Frame 1 (no input): blank canvas, image omitted
Frame 60 (no input): blank canvas, image omitted
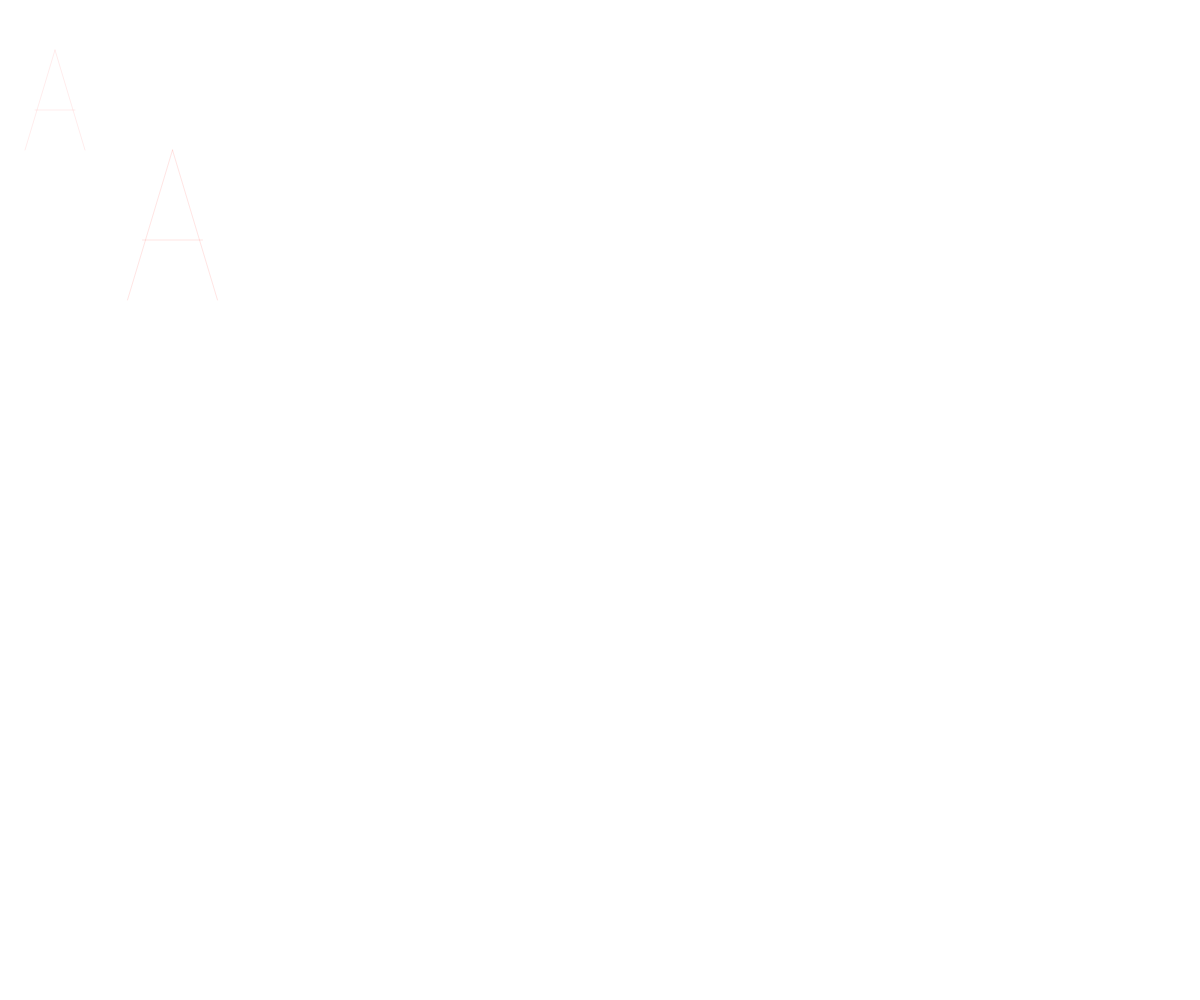
Frame 120 (the mouse pressed at the canvas centre since frame 60)

The p5.js sketch whose frames 1 and 60 were blank and that drew this single picture after the mouse press (run headless with seeded random() and noise() and a simulated clock; from frame 60 on, the mouse is pressed at the canvas centre):

// p5.js sketch
// ── sketch.js
// no need to change anything from here ... ----------------------

var letters = {};

var marginLeft = 20;
var marginTop = 50;
var textX = marginLeft;
var textY = 150;
var lineHeight = 150;
var lastWidth = 0;
var typedText = "A";

var hueValue = 0;


function setup() {
    createCanvas(windowWidth, windowHeight);
    initLetters();
    noFill();
    strokeWeight(0.25);

    colorMode(HSB, 360, 100, 100, 100);
}

function draw() {

    scale(1.5);

}

function mouseMoved() {
    stroke(hueValue, 100, 100, 30);
    hueValue = hueValue + 5;
    if (hueValue > 360) {
        hueValue = 0;
    }

    var c = typedText[typedText.length - 1];

    if (letters[c]) {
        push();
        translate(textX, textY);
        lastWidth = letters[c]();
        pop();
    }

}

function keyTyped() {
    var k = key;
    if (!letters[k]) {
        k = k.toUpperCase();
    }
    if (letters[k]) {
        textX += lastWidth; 
        typedText += k;
    }
    if (keyCode == RETURN) {
        typedText += "\n";
        textX = marginLeft;
        textY += lineHeight;
        lastWidth = 50;
    }
    if (keyCode == BACKSPACE || keyCode == DELETE) {
        if (typedText.length > 1)
            typedText = typedText.slice(0, -1);
        console.log(typedText);
    }

    //loop();
}
// ... to here -----------------------------------------------------


function initLetters() {
    // Add your calls to the letter functions here

    letters = {
        A: draw_A,
        B: draw_B,
        C: draw_C,
        D: draw_D,
        E: draw_E,
        F: draw_F,
        G: draw_G,
        H: draw_H,
        I: draw_I,
        J: draw_J,
        K: draw_K,
        L: draw_L,
        M: draw_M,
        N: draw_N,
        O: draw_O,
        P: draw_P,
        R: draw_R,
        S: draw_S,
        T: draw_T,
        U: draw_U,
        W: draw_W,
        Z: draw_Z,

        " ": function() { return 30 },
    };
}

// A function for each letter

function draw_A() {

    dx = mouseX / 10;
    dy = mouseY / 10;

    line(5 + dx, 0 + dy, 35 + dx, -100 + dy);
    line(65 + dx, 0 + dy, 35 + dx, -100 + dy);
    line(15 + dx, -40 + dy, 55 + dx, -40 + dy);

    return 70;
}

function draw_B() {
    dx = mouseX / 10;
    dy = mouseY / 10;

    line(10 + dx, 0 + dy, 10.5 + dx, -100 + dy);
    arc(11 + dx, -75 + dy, 47, 50, radians(-90), radians(90));
    arc(11 + dx, -25 + dy, 67, 50, radians(-90), radians(90));

    return 75;
}

function draw_C() {

    dx = mouseX / 10;
    dy = mouseY / 10;

    arc(30 + dx, -49.5 + dy, 67, -100, radians(-90), radians(90));


    return 50;
}

function draw_D() {

    dx = mouseX / 10;
    dy = mouseY / 10;

    line(10 + dx, 0 + dy, 9 + dx, -100 + dy);
    arc(10 + dx, -49.5 + dy, 67, -100, radians(90), radians(-90));

    return 60;
}

function draw_E() {

    dx = mouseX / 10;
    dy = mouseY / 10;

    line(10 + dx, 0 + dy, 10.5 + dx, -100 + dy);
    line(10.5 + dx, -100 + dy, 45 + dx, -100 + dy)
    line(10.5 + dx, -50 + dy, 45 + dx, -50 + dy);
    line(10.5 + dx, 0 + dy, 45 + dx, 0 + dy);

    return 80;
}

function draw_F() {

    dx = mouseX / 10;
    dy = mouseY / 10;

    line(10 + dx, 0 + dy, 10.5 + dx, -100 + dy);
    line(10.5 + dx, -50 + dy, 45 + dx, -50 + dy);
    line(10.5 + dx, -100 + dy, 45 + dx, -100 + dy);

    return 80;
}

function draw_G() {

    dx = mouseX / 10;
    dy = mouseY / 10;

    arc(30 + dx, -49.5 + dy, 67, -100, radians(-90), radians(90));
    line(30 + dx, -49.5 + dy, 10 + dx, -50 + dy);
    line(30 + dx, -49.5 + dy, 30 + dx, 0.5 + dy);


    return 50;
}

function draw_H() {

    dx = mouseX / 10;
    dy = mouseY / 10;

    line(10 + dx, 0 + dy, 10.5 + dx, -100 + dy);
    line(10 + dx, -50 + dy, 80 + dx, -50 + dy);
    line(80 + dx, 0 + dy, 80 + dx, -100 + dy);


    return 80;
}

function draw_I() {

    dx = mouseX / 10;
    dy = mouseY / 10;

    line(10 + dx, 0 + dy, 10.5 + dx, -100 + dy);

    return 50;
}

function draw_J() {

    dx = mouseX / 10;
    dy = mouseY / 10;

    line(10 + dx, 0 + dy, 10.5 + dx, -100 + dy);
    arc(0 + dx, -0.5 + dy, 20, 20, radians(0), radians(90));


    return 30;

}

function draw_K() {

    dx = mouseX / 10;
    dy = mouseY / 10;

    line(10 + dx, 0 + dy, 10.5 + dx, -100 + dy);
    line(10.5 + dx, -50 + dy, 45 + dx, -100 + dy);
    line(10.5 + dx, -50 + dy, 45 + dx, 0 + dy)

    return 70;
}

function draw_L() {

    dx = mouseX / 10;
    dy = mouseY / 10;

    line(10 + dx, 0 + dy, 10.5 + dx, -100 + dy);
    line(10.5 + dx, 0 + dy, 45 + dx, 0 + dy);



    return 70;
}

function draw_M() {

    dx = mouseX / 10;
    dy = mouseY / 10;

    line(10 + dx, 0 + dy, 10.5 + dx, -100 + dy);
    line(10 + dx, -100 + dy, 45 + dx, -50 + dy);
    line(80 + dx, -100 + dy, 45 + dx, -50 + dy);
    line(80 + dx, 0 + dy, 80 + dx, -100 + dy);

    return 100;

}


function draw_N() {

    dx = mouseX / 10;
    dy = mouseY / 10;

    line(10 + dx, 0 + dy, 9 + dx, -100 + dy);
    line(60 + dx, 0 + dy, 9 + dx, -100 + dy);
    line(60 + dx, 0 + dy, 59 + dx, -100 + dy);

    return 100;

}

function draw_O() {

    dx = mouseX / 10;
    dy = mouseY / 10;

    arc(10 + dx, -49.5 + dy, 67, -100, radians(90), radians(-90));
    arc(10 + dx, -49.5 + dy, 67, -100, radians(-90), radians(-90));

    return 70;
}


function draw_P() {


    dx = mouseX / 10;
    dy = mouseY / 10;

    line(10 + dx, 0 + dy, 9 + dx, -100 + dy);
    arc(11 + dx, -75 + dy, 47, 50, radians(-90), radians(90));


    return 60;

}

function draw_R() {


    dx = mouseX / 10;
    dy = mouseY / 10;

    line(10 + dx, 0 + dy, 9 + dx, -100 + dy);
    arc(11 + dx, -75 + dy, 47, 50, radians(-90), radians(90));
    line(60 + dx, 0 + dy, 9 + dx, -50 + dy);


    return 80;

}

function draw_S() {
    dx = mouseX / 10;
    dy = mouseY / 10;


    arc(11 + dx, -25 + dy, 47, 50, radians(-87), radians(125));
    arc(15 + dx, -75 + dy, 47, 50, radians(95), radians(-90));


    return 75;
}

function draw_T() {

    dx = mouseX / 10;
    dy = mouseY / 10;

    line(10 + dx, 0 + dy, 9 + dx, -100 + dy);
    line(-20 + dx, -100 + dy, 40 + dx, -100 + dy);

    return 70;
}

function draw_U() {

    dx = mouseX / 10;
    dy = mouseY / 10;

    line(10 + dx, -30 + dy, 9 + dx, -100 + dy);
    arc(35 + dx, -30 + dy, 50, 50, radians(0), radians(180));
    line(60 + dx, -30 + dy, 59 + dx, -100 + dy);

    return 90;
}

function draw_W() {

    dx = mouseX / 10;
    dy = mouseY / 10;

    line(60 + dx, 0 + dy, 15 + dx, -100 + dy);
    line(60 + dx, 0 + dy, 80 + dx, -50 + dy);
    line(100 + dx, 0 + dy, 80 + dx, -50 + dy);
    line(100 + dx, 0 + dy, 135 + dx, -100 + dy);

    return 50;
}

function draw_Z() {

    dx = mouseX / 10;
    dy = mouseY / 10;

    line(-20 + dx, -100 + dy, 40 + dx, -100 + dy);
    line(-30 + dx, 0 + dy, 40 + dx, -100 + dy);
    line(-30 + dx, 0 + dy, 40 + dx, 0 + dy);

    return 70;
}
